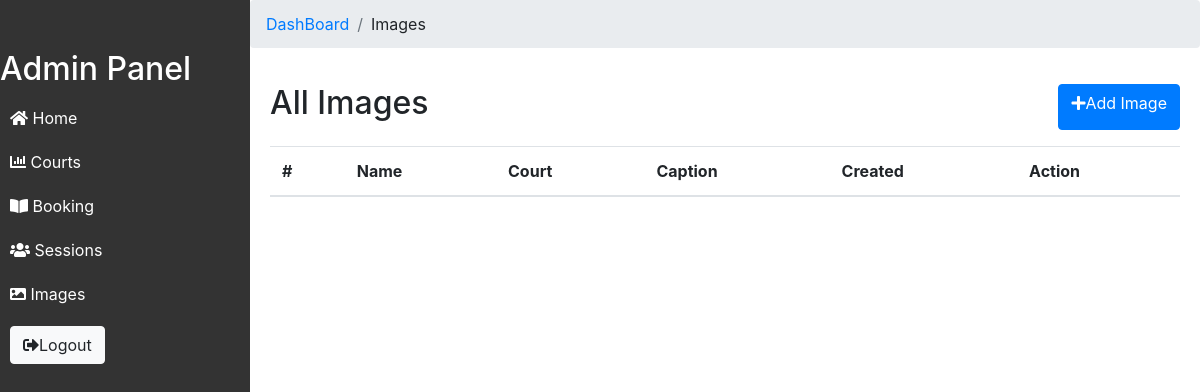
Page /dashboard/images (signed in) on the earlier database version.
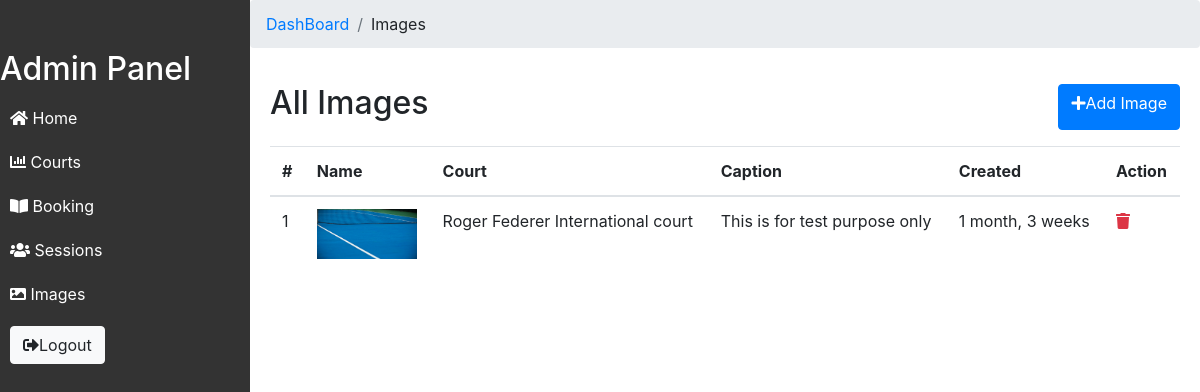
Same page on the later database version.
### App/models.py (models this page shows)
class Image(models.Model):
    name = models.ImageField(upload_to='img/upload', validators=[validate_image_file_extension])
    court_id = models.ForeignKey(Court, on_delete=models.CASCADE)
    caption = models.TextField()
    created_at = models.DateTimeField(auto_now_add=True)

class Court(models.Model):
    name = models.CharField(max_length=50, unique=True)
    court_type = models.CharField(max_length=20, choices=COURT_TYPES)
    court_location = models.CharField(max_length=20, choices=COURT_LOCATION)
    has_lighting = models.BooleanField(default=False)
    is_available = models.BooleanField(default=True)
    pre_image = models.ImageField(upload_to='static/img/upload', null=False)
    description = models.TextField(null=True);
    created_at = models.DateTimeField(auto_now_add=True)
    updated_at = models.DateTimeField(auto_now=True)
    class Meta:
        ordering = ['-created_at']
    def __str__(self):
        return self.name

### App/views.py (the view)
# urls.py: path('dashboard/images', views.images, name="admin-images"),
@login_required
def images(request):
   images = Image.objects.all()
   if request.method == 'POST':
      form = AddImageForm(request.POST, request.FILES)
      if form.is_valid():
         image = form.save(commit=False)
         now = datetime.now().strftime("%Y-%m-%d_%H-%M-%S")
         image.save()
         messages.success(request, "Image Added Successfuly")
   else:
      form = AddImageForm()
   context = {'images': images, 'form': form}
   return render(request, 'admin/admin-images.html', context)

### App/templates/App/admin/admin-images.html (shortened to what this page needs)
{% include 'includes/admin-header.html' %}
{% include 'includes/admin-nav.html' %}
<div class="content" style="padding: 0px;">
    <nav aria-label="breadcrumb">
        <ol class="breadcrumb">
            <li class="breadcrumb-item"><a href="{% url 'dashboard' %}">DashBoard</a></li>
            <li class="breadcrumb-item">Images</li>
        </ol>
    </nav>
    <div style="padding: 20px;">
        <div class="d-flex justify-content-between mb-3">
            <h2>All Images</h2>
            <a href="" class="btn btn-primary" data-toggle="modal" data-target="#exampleModal"><i class="fas fa-plus"></i>Add Image</a>
        </div>
        <table class="table table-hover" id="myTable">
            <thead>
                <tr>
                    <th>#</th>
                    <th>Name</th>
                    <th>Court</th>
                    <th>Caption</th>
                    <th>Created</th>
                    <th>Action</th>
                </tr>
            </thead>
            <tbody>
                {% for image in images %}
                <tr>
                    <td>{{image.id}}</td>
                    <td><img src="../{{image.name}}" width="100" height="50" alt=""></td>
                    <td>{{image.court_id}}</td>
                    <td>{{image.caption}}</td>
                    <td>{{image.created_at | timesince}}</td>
                    <td><a href="{% url 'delete-image' image.id %}"><i class="fas fa-trash text-danger"></i></a></td>
                </tr>
                {% endfor%}
            </tbody>
        </table>
    </div>
</div>
{% include 'includes/admin-footer.html' %}

Differences in the rows shown:
added Image: id "1", name (picture), court_id "Roger Federer International court", caption "This is for test purpose only", created_at "1 month, 3 weeks"
